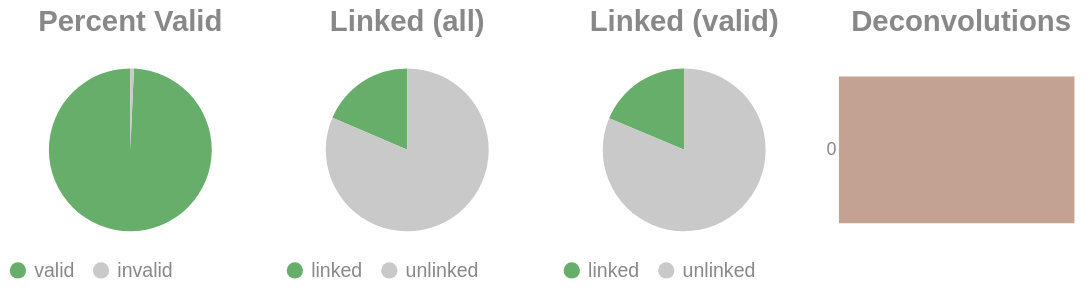

Here is the notebook cell this chart was saved with:
### Code cell
if SKIPLR:
    pass
else:
    clash = Counter()
    for i in valids['molecule'].to_list():
        _mol = i.split("-")
        if len(_mol) == 1:
            clash.update('0')
        else:
            clash.update(_mol[-1])

    _d = {"deconvolutions": [], 'count': []}
    for k,v in clash.items():
        _d['deconvolutions'].append(k)
        _d['count'].append(v)

    tot_valid = valids['reads'].sum()
    mask = valids['reads'] >= 2
    n_linked_reads = valids.filter(mask)['reads'].sum()
    if n_linked_reads == 0:
        print_html("No linked molecules (>=2 reads) were detected; skipping linked-only distributions.")
        SKIPLR = True
    else:
        perc_valid = round(tot_valid / n_reads, 4)
        linked_perc_abs = round(n_linked_reads / n_reads, 4)
        linked_perc = round(n_linked_reads / tot_valid, 4)

    _valid = pl.DataFrame({"valids": ['valid', 'invalid'], "count": [tot_valid, n_reads - tot_valid]})
    _linked_abs = pl.DataFrame({"linked (absolute)": ['linked', 'unlinked'], "count": [n_linked_reads, n_reads - n_linked_reads]})
    _linked_rel = pl.DataFrame({"linked (valids)": ['linked', 'unlinked'], "count": [n_linked_reads, tot_valid - n_linked_reads]})

    (
        alt.hconcat(
            piechart(_valid, goodval = 'valid', title = "Percent Valid"),
            piechart(_linked_abs, goodval = "linked", title =  "Linked (all)"),
            piechart(_linked_rel, goodval = "linked", title =  "Linked (valid)"),
            convolutionbar(pl.DataFrame(_d), title = "Deconvolutions"),
            center = True,
            bounds = 'flush'
        )
        .resolve_scale(color='independent')
        .resolve_legend('independent')
        .properties(usermeta={'embedOptions': {"actions": False}})
    ).display()

### Figure 1 — Vega-Lite specification as saved in the notebook (floating-point values rounded to 4 significant figures)
{"width": "container", "height": 400, "config": {"title": {"anchor": "start", "dy": -15, "fontSize": 18, "color": "#888888", "subtitleColor": "#888888", "subtitleFontSize": 14}, "arc": {"fill": "#0072B2"}, "axis": {"domainColor": "#888888", "domainWidth": 0.5, "gridWidth": 0.2, "grid": false, "titleFontWeight": 400, "titleFontSize": 15, "labelFontSize": 11, "labelColor": "#888888", "tickColor": "#888888", "tickWidth": 0.2, "titleColor": "#888888"}, "axisBand": {"grid": false}, "axisX": {"grid": true, "tickSize": 10, "domainCap": "round"}, "axisY": {"domain": false, "grid": true, "tickSize": 0, "domainCap": "round"}, "background": "transparent", "header": {"labelFontSize": 15, "labelColor": "#888888", "titleFontSize": 15, "titleFontWeight": 600, "titleColor": "#888888"}, "legend": {"labelFont": "sans-serif", "labelFontSize": 12, "labelColor": "#888888", "symbolSize": 100, "symbolType": "circle", "titleFontSize": 12, "titlePadding": 10, "titleColor": "#888888", "title": null}, "range": {"category": ["#E69F00", "#56B4E9", "#009E73", "#F0E442", "#0072B2", "#D55E00", "#CC79A7", "#000000"], "diverging": ["#cfe8f3", "#a2d4ec", "#73bfe2", "#46abdb", "#1696d2", "#12719e"]}, "area": {"fill": "#0072B2", "fillOpacity": 0.7, "line": true, "strokeOpacity": 0.7}, "line": {"color": "#0072B2", "stroke": "#0072B2", "strokeWidth": 2}, "trail": {"color": "#0072B2", "stroke": "#0072B2", "strokeWidth": 0, "size": 1}, "point": {"filled": true, "fillOpacity": 1.0, "size": 95}, "text": {"color": "#888888", "fontSize": 11, "align": "right", "fontWeight": 400, "size": 11}, "bar": {"fill": "#0072B2", "stroke": null}, "view": {"stroke": null, "continuousWidth": 660, "continuousHeight": 400}}, "hconcat": [{"data": {"name": "data-f0d5b0e7d0e80155994d4c9ff57fb715"}, "mark": {"type": "arc"}, "encoding": {"color": {"field": "valids", "legend": {"orient": "bottom", "title": null}, "scale": {"domain": ["valid", "invalid"], "range": ["#68ae6b", "#C9C9C9"]}, "title": "Valids", "type": "nominal"}, "theta": {"field": "count", "type": "quantitative"}, "tooltip": [{"field": "valids", "title": "Valids", "type": "ordinal"}, {"field": "percent", "format": ".2%", "title": "Percent", "type": "quantitative"}, {"field": "count", "title": "Count", "type": "quantitative"}]}, "height": 100, "title": {"text": "Percent Valid", "align": "center", "anchor": "middle"}, "transform": [{"calculate": "datum.count / 4323068", "as": "percent"}], "width": 150}, {"data": {"name": "data-ba85c2009d52dff79ff194040d8bc726"}, "mark": {"type": "arc"}, "encoding": {"color": {"field": "linked (absolute)", "legend": {"orient": "bottom", "title": null}, "scale": {"domain": ["linked", "unlinked"], "range": ["#68ae6b", "#C9C9C9"]}, "title": "Linked (Absolute)", "type": "nominal"}, "theta": {"field": "count", "type": "quantitative"}, "tooltip": [{"field": "linked (absolute)", "title": "Linked (Absolute)", "type": "ordinal"}, {"field": "percent", "format": ".2%", "title": "Percent", "type": "quantitative"}, {"field": "count", "title": "Count", "type": "quantitative"}]}, "height": 100, "title": {"text": "Linked (all)", "align": "center", "anchor": "middle"}, "transform": [{"calculate": "datum.count / 4323068", "as": "percent"}], "width": 150}, {"data": {"name": "data-968c6113564266cede0a94625da0a6b3"}, "mark": {"type": "arc"}, "encoding": {"color": {"field": "linked (valids)", "legend": {"orient": "bottom", "title": null}, "scale": {"domain": ["linked", "unlinked"], "range": ["#68ae6b", "#C9C9C9"]}, "title": "Linked (Valids)", "type": "nominal"}, "theta": {"field": "count", "type": "quantitative"}, "tooltip": [{"field": "linked (valids)", "title": "Linked (Valids)", "type": "ordinal"}, {"field": "percent", "format": ".2%", "title": "Percent", "type": "quantitative"}, {"field": "count", "title": "Count", "type": "quantitative"}]}, "height": 100, "title": {"text": "Linked (valid)", "align": "center", "anchor": "middle"}, "transform": [{"calculate": "datum.count / 4292413", "as": "percent"}], "width": 150}, {"data": {"name": "data-7437f37f317a2b5f77b7f018e24f164a"}, "mark": {"type": "bar"}, "encoding": {"color": {"field": "deconvolutions", "legend": null, "scale": {"scheme": "lightgreyred"}, "type": "nominal"}, "tooltip": [{"field": "deconvolutions", "title": "Deconvolutions", "type": "ordinal"}, {"field": "percent", "format": ".2%", "title": "Percent", "type": "quantitative"}, {"field": "count", "title": "Count", "type": "quantitative"}], "x": {"axis": null, "field": "count", "type": "quantitative"}, "y": {"field": "deconvolutions", "sort": "ascending", "title": null, "type": "nominal"}}, "height": 100, "title": {"text": "Deconvolutions", "align": "center", "anchor": "middle"}, "transform": [{"calculate": "datum.count / 3855360", "as": "percent"}], "width": 150}], "bounds": "flush", "center": true, "resolve": {"legend": {"angle": "independent"}, "scale": {"color": "independent"}}, "usermeta": {"embedOptions": {"actions": false}}, "$schema": "https://vega.github.io/schema/vega-lite/v6.1.0.json", "datasets": {"data-f0d5b0e7d0e80155994d4c9ff57fb715": [{"valids": "valid", "count": 4292413}, {"valids": "invalid", "count": 30655}], "data-ba85c2009d52dff79ff194040d8bc726": [{"linked (absolute)": "linked", "count": 801034}, {"linked (absolute)": "unlinked", "count": 3522034}], "data-968c6113564266cede0a94625da0a6b3": [{"linked (valids)": "linked", "count": 801034}, {"linked (valids)": "unlinked", "count": 3491379}], "data-7437f37f317a2b5f77b7f018e24f164a": [{"deconvolutions": "0", "count": 3855360}]}}
